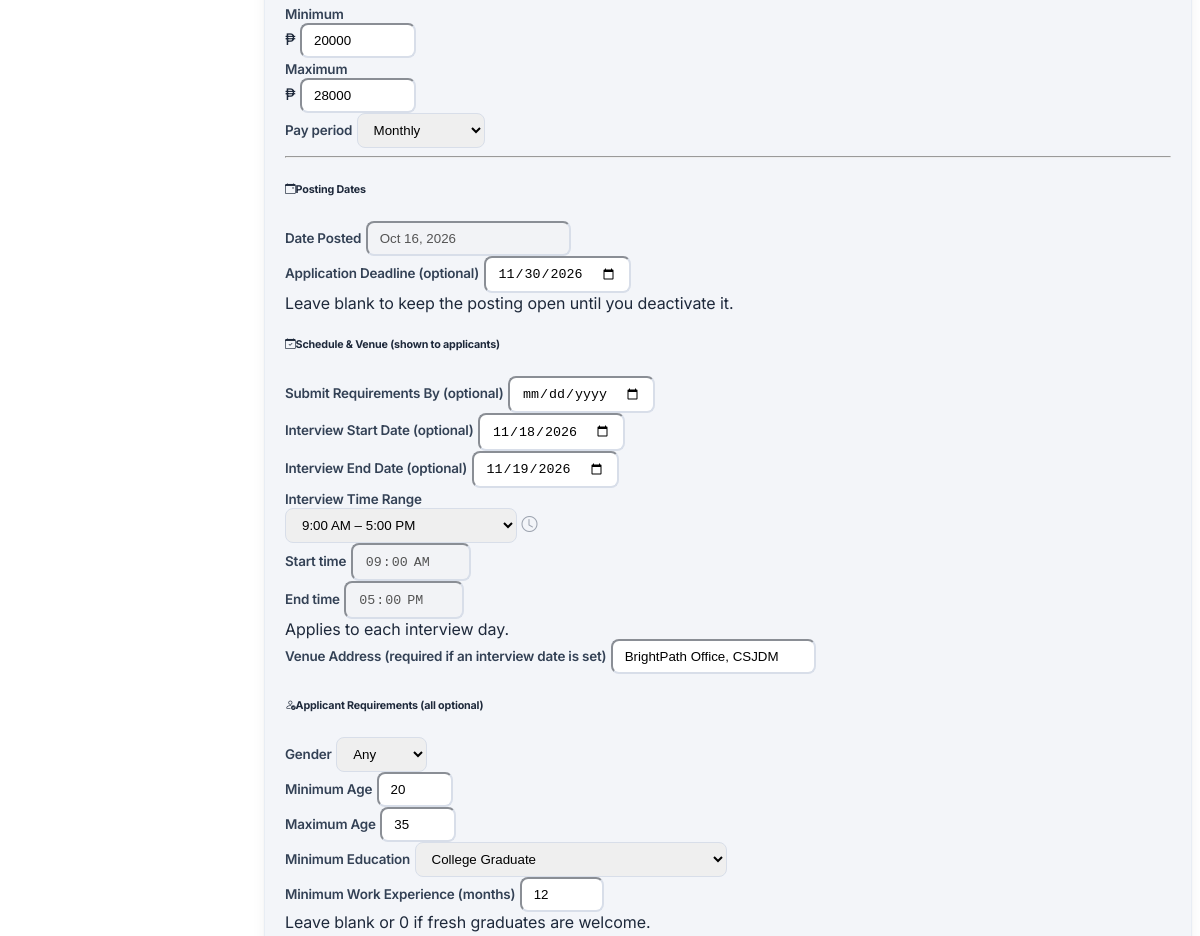
Page /employer/vacancies/43/edit (signed in, middle part) on the earlier database version.
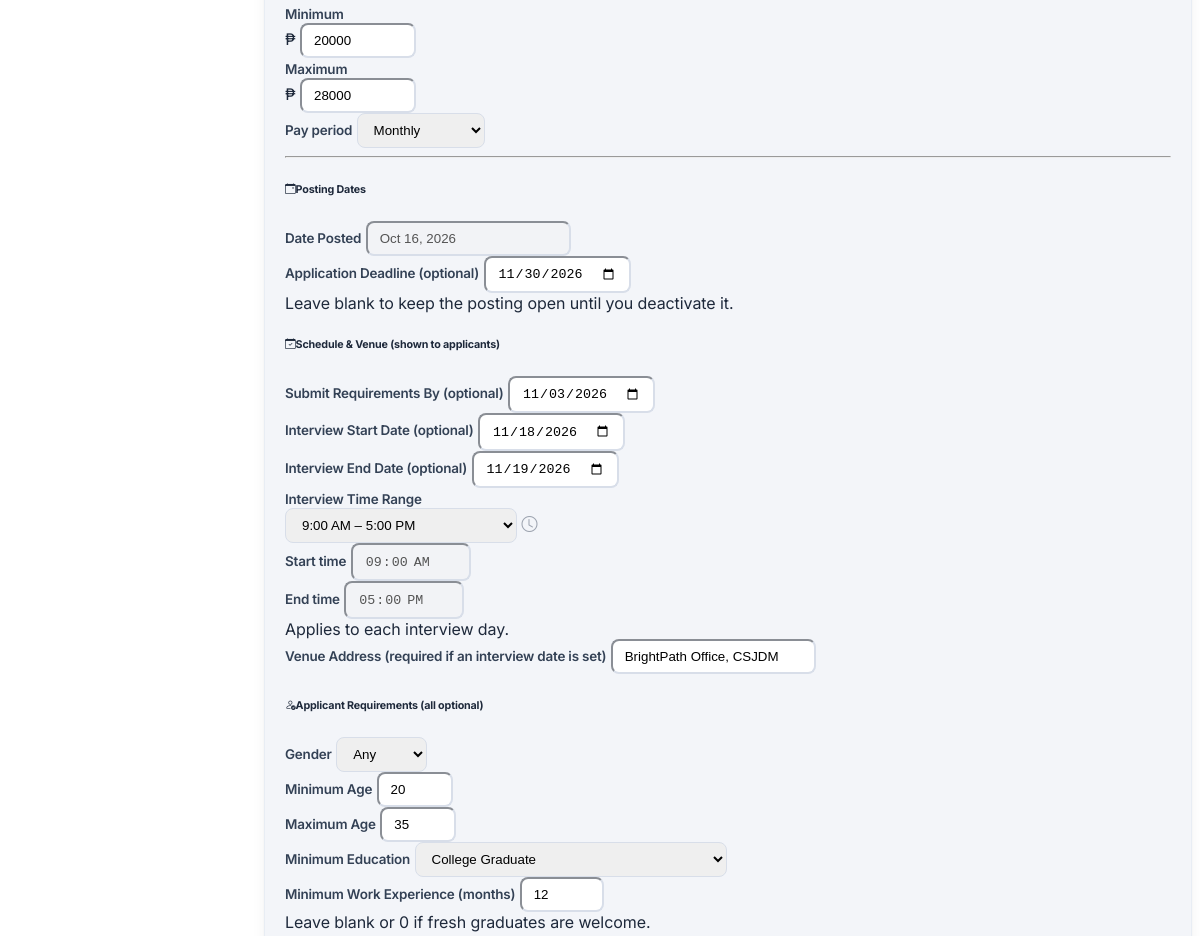
Same page on the later database version.
### tables this page shows
CREATE TABLE job_vacancies (
            vacancy_id                   INTEGER  PRIMARY KEY AUTOINCREMENT,
            employer_name        TEXT     NOT NULL,
            job_title            TEXT     NOT NULL,
            occupational_category TEXT    NOT NULL,
            is_local             INTEGER  DEFAULT 1,
            is_active            INTEGER  DEFAULT 1,
            created_at           DATETIME DEFAULT CURRENT_TIMESTAMP
        , employer_id INTEGER REFERENCES users(user_id), application_deadline DATE, req_gender TEXT DEFAULT 'Any', req_age_min INTEGER, req_age_max INTEGER, req_education TEXT, req_documents TEXT, req_experience_months INTEGER, salary_min INTEGER, salary_max INTEGER, salary_period TEXT, job_location TEXT, req_skills TEXT, requirements_deadline DATE, interview_date DATE, interview_time TEXT, interview_date_end DATE, interview_time_end TEXT, location_type TEXT, venue_address TEXT, max_applicants INTEGER);

### app.py (the view, shortened to what this page needs)
@app.route('/employer/vacancies/<int:vid>/edit', methods=['GET', 'POST'])
@employer_required
def employer_vacancy_edit(vid):
    emp = _get_my_employer()
    if not emp or not emp['is_approved']:
        return redirect(url_for('employer_profile'))
    db = get_db()
    v  = db.execute(
        'SELECT * FROM job_vacancies WHERE vacancy_id=? AND employer_id=?',
        (vid, session['user_id'])
    ).fetchone()
    if not v:
        flash('Vacancy not found.', 'danger')
        return redirect(url_for('employer_vacancies'))
    return render_template('employer/vacancy_form.html', emp=emp,
                           vacancy=dict(v), action='edit',
                           educ_choices=REQ_EDUC_CHOICES, today=_today_ph(),
                           salary_periods=SALARY_PERIODS, skills_list=SKILLS_LIST,
                           all_skills_ac=get_skills_vocab(), positions=PREFERRED_POSITIONS)

### app.py (called while the page is built)
def get_skills_vocab():
    vocab = set(SKILLS_LIST)
    try:
        db = get_db()
        for col, tbl in [('skills', 'applicants'), ('req_skills', 'job_vacancies')]:
            for row in db.execute(
                f"SELECT {col} FROM {tbl} WHERE {col} IS NOT NULL AND TRIM({col}) != ''"
            ):
                for token in row[0].split(','):
                    token = token.strip()
                    if token:
                        vocab.add(token)
    except Exception:
        pass
    return sorted(vocab, key=str.lower)

def get_db():
    if 'db' not in g:
        g.db = sqlite3.connect(DATABASE)
        g.db.row_factory = sqlite3.Row
        g.db.execute('PRAGMA foreign_keys = ON')
    return g.db

@app.before_request
def drop_stale_session():
    if 'user_id' in session and not (request.endpoint or '').startswith('static'):
        row = get_db().execute('SELECT is_active FROM users WHERE user_id=?', (session['user_id'],)).fetchone()
        if row is None or row['is_active'] == 0:
            session.clear()

def _now_ph():
    return datetime.now(timezone.utc).replace(tzinfo=None) + _PHT

def _today_ph():
    return _now_ph().strftime('%Y-%m-%d')

### templates/employer/vacancy_form.html (shortened to what this page needs)
{% extends 'base_employer.html' %}
{% block content %}
<div class="row">
  <div class="col-12">
    <div class="card shadow-sm border-0" style="border-radius:12px;">
      <div class="card-body p-4">
        <form method="POST">
          <div class="row g-3 mb-4">
            <div class="col-sm-4">
              <label class="form-label fw-semibold">Minimum</label>
              <div class="input-group">
                <span class="input-group-text">₱</span>
                <input type="number" name="salary_min" class="form-control" min="0" max="9999999" placeholder="e.g. 18000"
                       value="{{ vacancy.salary_min if vacancy and vacancy.salary_min else '' }}" />
              </div>
            </div>
            <div class="col-sm-4">
              <label class="form-label fw-semibold">Maximum</label>
              <div class="input-group">
                <span class="input-group-text">₱</span>
                <input type="number" name="salary_max" class="form-control" min="0" max="9999999" placeholder="e.g. 22000"
                       value="{{ vacancy.salary_max if vacancy and vacancy.salary_max else '' }}" />
              </div>
            </div>
            <div class="col-sm-4">
              <label class="form-label fw-semibold">Pay period</label>
              <select name="salary_period" class="form-select">
                {% for p in salary_periods %}<option value="{{ p }}" {% if vacancy and vacancy.salary_period == p %}selected{% endif %}>{{ p }}</option>{% endfor %}
              </select>
            </div>
          </div>
          {% include '_vacancy_requirements.html' %}
        </form>
      </div>
    </div>
  </div>
</div>
{% endblock %}

### templates/_vacancy_requirements.html (shortened to what the changed rows need)
<div class="row g-3 mb-4">
  <div class="col-sm-6">
    <label class="form-label fw-semibold">Date Posted</label>
    <input type="text" class="form-control" disabled
           value="{% if action == 'edit' and vacancy and vacancy.created_at %}{{ vacancy.created_at|friendly_date }}{% else %}{{ today|friendly_date }} (automatic){% endif %}" />
  </div>
  <div class="col-sm-6">
    <label class="form-label fw-semibold">Application Deadline <span class="text-muted fw-normal">(optional)</span></label>
    <input type="date" name="application_deadline" class="form-control" min="{{ today }}"
           value="{{ vacancy.application_deadline if vacancy and vacancy.application_deadline else '' }}" />
    <div class="form-text">Leave blank to keep the posting open until you deactivate it.</div>
  </div>
</div>
<div class="row g-3 mb-4">
  <div class="col-sm-4">
    <label class="form-label fw-semibold">Submit Requirements By <span class="text-muted fw-normal">(optional)</span></label>
    <input type="date" name="requirements_deadline" class="form-control" min="{{ today }}"
           value="{{ vacancy.requirements_deadline if vacancy and vacancy.requirements_deadline else '' }}" />
  </div>
  <div class="col-sm-4">
    <label class="form-label fw-semibold">Interview Start Date <span class="text-muted fw-normal">(optional)</span></label>
    <input type="date" name="interview_date" id="iv-start" class="form-control" min="{{ today }}"
           value="{{ vacancy.interview_date if vacancy and vacancy.interview_date else '' }}" />
  </div>
  <div class="col-sm-4">
    <label class="form-label fw-semibold">Interview End Date <span class="text-muted fw-normal">(optional)</span></label>
    <input type="date" name="interview_date_end" id="iv-end" class="form-control" min="{{ today }}"
           value="{{ vacancy.interview_date_end if vacancy and vacancy.interview_date_end else '' }}" />
  </div>
  <div class="col-12">
    {% set cur = ((vacancy.interview_time, vacancy.interview_time_end) if vacancy and vacancy.interview_date and vacancy.interview_time and vacancy.interview_time_end else ('08:00','18:00')) %}
    <div class="row g-3 mt-0 d-none" id="iv-custom-time">
      <div class="col-sm-6">
        <label class="form-label fw-semibold small mb-1" for="iv-custom-start">Start time</label>
        <input type="time" name="interview_time" id="iv-custom-start" class="form-control" value="{{ cur[0] }}" disabled />
      </div>
      <div class="col-sm-6">
        <label class="form-label fw-semibold small mb-1" for="iv-custom-end">End time</label>
        <input type="time" name="interview_time_end" id="iv-custom-end" class="form-control" value="{{ cur[1] }}" disabled />
      </div>
    </div>
  </div>
  <div class="col-12">
    <label class="form-label fw-semibold">Venue Address <span class="text-muted fw-normal">(required if an interview date is set)</span></label>
    <input type="text" name="venue_address" class="form-control" maxlength="200" placeholder="e.g. PESO Office, City Hall, San Jose del Monte, Bulacan"
           value="{{ vacancy.venue_address if vacancy and vacancy.venue_address else '' }}" />
  </div>
</div>
<link rel="stylesheet" href="https://cdnjs.cloudflare.com/ajax/libs/flatpickr/4.6.13/flatpickr.min.css" />
<div class="row g-3 mb-3">
  <div class="col-sm-4">
    <label class="form-label fw-semibold">Gender</label>
    <select name="req_gender" class="form-select">
      {% for g in ['Any', 'Male', 'Female'] %}
      <option value="{{ g }}" {% if (vacancy.req_gender if vacancy else 'Any') == g %}selected{% endif %}>{{ g }}</option>
      {% endfor %}
    </select>
  </div>
  <div class="col-sm-4">
    <label class="form-label fw-semibold">Minimum Age</label>
    <input type="number" name="req_age_min" class="form-control" min="15" max="99" placeholder="e.g. 18"
           value="{{ vacancy.req_age_min if vacancy and vacancy.req_age_min else '' }}" />
  </div>
  <div class="col-sm-4">
    <label class="form-label fw-semibold">Maximum Age</label>
    <input type="number" name="req_age_max" class="form-control" min="15" max="99" placeholder="e.g. 25"
           value="{{ vacancy.req_age_max if vacancy and vacancy.req_age_max else '' }}" />
  </div>
</div>
<div class="row g-3 mb-3">
  <div class="col-sm-6">
    <label class="form-label fw-semibold">Minimum Education</label>
    <select name="req_education" class="form-select">
      {% for e in educ_choices %}
      <option value="{{ e }}" {% if vacancy and vacancy.req_education == e %}selected{% endif %}>{{ e }}</option>
      {% endfor %}
    </select>
  </div>
  <div class="col-sm-6">
    <label class="form-label fw-semibold">Minimum Work Experience (months)</label>
    <input type="number" name="req_experience_months" class="form-control" min="0" max="600" placeholder="e.g. 6"
           value="{{ vacancy.req_experience_months if vacancy and vacancy.req_experience_months else '' }}" />
    <div class="form-text">Leave blank or 0 if fresh graduates are welcome.</div>
  </div>
</div>

Differences in the rows shown:
changed job_vacancies "Monthly": requirements_deadline (not shown) → "11/03/2026"
